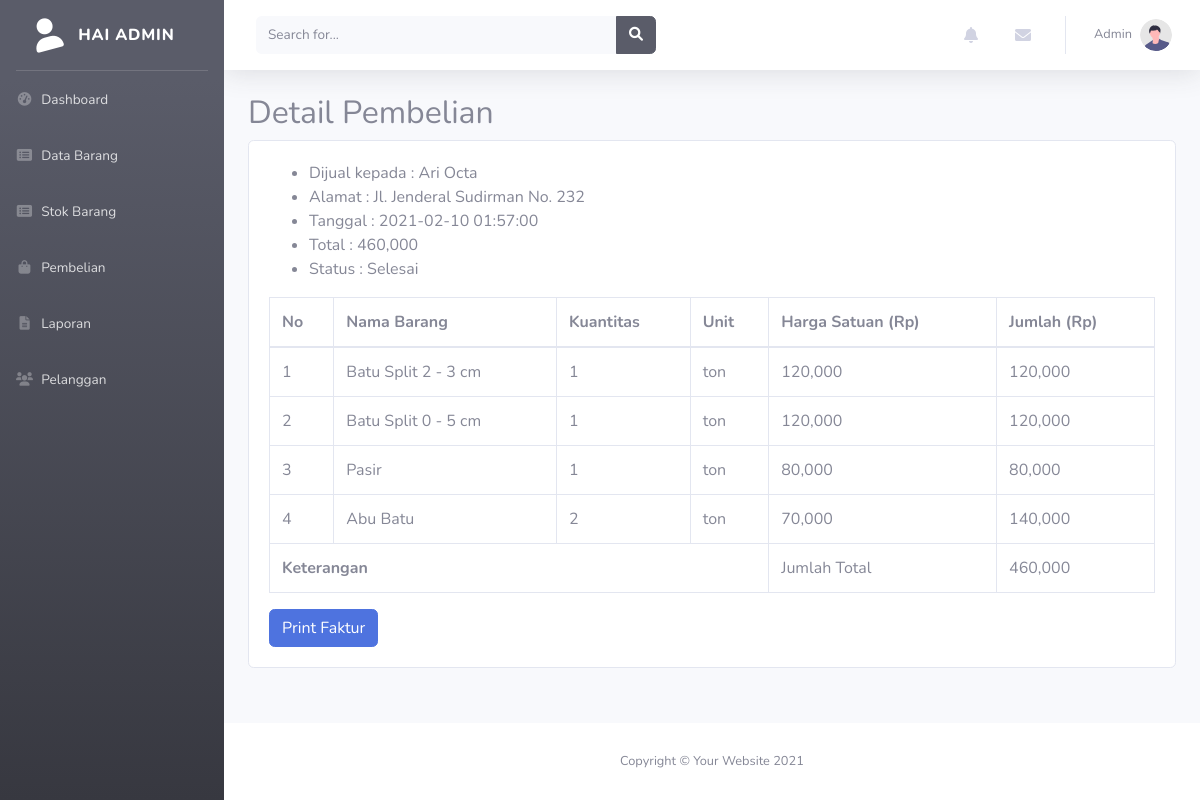
The page /admin/index.php?halaman=detail&id=9 (signed in) on the database its author committed.
### tables this page shows
CREATE TABLE `pembelian` (
  `id_pembelian` int(11) NOT NULL,
  `id_pelanggan` int(11) DEFAULT NULL,
  `tanggal_pembelian` datetime DEFAULT NULL,
  `total_pembelian` int(11) DEFAULT NULL,
  `tahun` year(4) DEFAULT NULL,
  `pembayaran` varchar(50) NOT NULL,
  `status` enum('Menunggu Konfirmasi','Dikirim','Selesai') NOT NULL
);

CREATE TABLE `pelanggan` (
  `id_pelanggan` int(11) NOT NULL,
  `username` varchar(50) NOT NULL DEFAULT '0',
  `nama_pelanggan` varchar(50) NOT NULL DEFAULT '0',
  `alamat_pelanggan` varchar(200) NOT NULL DEFAULT '0',
  `password` varchar(200) NOT NULL DEFAULT '0'
);

CREATE TABLE `pembelian_produk` (
  `id_pembelian_produk` int(11) NOT NULL,
  `id_pembelian` int(11) DEFAULT NULL,
  `id_produk` int(11) DEFAULT NULL,
  `jumlah` int(11) DEFAULT NULL
);

CREATE TABLE `produk` (
  `id_produk` int(11) NOT NULL,
  `nama_produk` varchar(50) NOT NULL DEFAULT '0',
  `unit` varchar(10) NOT NULL DEFAULT '0',
  `harga_produk` int(11) NOT NULL DEFAULT 0,
  `foto` varchar(50) NOT NULL DEFAULT '0'
);

### admin/detail.php (the view, shortened to what this page needs)
<?php
$result = mysqli_query($conn, "SELECT * FROM pembelian JOIN pelanggan ON pembelian.id_pelanggan=pelanggan.id_pelanggan WHERE pembelian.id_pembelian='$_GET[id]'");
$pembelian = [];
while( $row = mysqli_fetch_assoc($result) ) {
  $pembelian[] = $row;
}
?>
<h2>Detail Pembelian</h2>
<div class="card">
  <div class="card-body">
    <?php for($i = 0; $i < count($pembelian); $i++): ?>
        <ul>
          <li>Dijual kepada : <?= $pembelian[$i]["nama_pelanggan"] ?></li>
          <li>Alamat : <?= $pembelian[$i]["alamat_pelanggan"] ?></li>
          <li>Tanggal : <?= $pembelian[$i]["tanggal_pembelian"] ?></li>
          <li>Total : <?= number_format($pembelian[$i]["total_pembelian"]) ?></li>
          <li>Status : <?= $pembelian[$i]["status"] ?></li>
          <?php $status = $pembelian[$i]["status"]; ?>
          <?php $total = $pembelian[$i]["total_pembelian"]; ?>
        </ul>
    <?php endfor; ?>
    <table class="table table-bordered" id="dataTable" width="100%" cellspacing="0">
        <thead>
          <tr>
            <th>No</th>
            <th>Nama Barang</th>
            <th>Kuantitas</th>
            <th>Unit</th>
            <th>Harga Satuan (Rp)</th>
            <th>Jumlah (Rp)</th>
          </tr>
        </thead>
          <?php
            $result = mysqli_query($conn, "SELECT * FROM pembelian_produk JOIN produk ON pembelian_produk.id_produk=produk.id_produk WHERE pembelian_produk.id_pembelian='$_GET[id]'");
            $pembelian = [];
            while( $row = mysqli_fetch_assoc($result) ) {
              $pembelian[] = $row;
            }
          ?>
        <tbody>
          <?php for($i = 0; $i < count($pembelian); $i++): ?>
            <tr>
              <td><?= 1 + $i?></td>
              <td><?= $pembelian[$i]["nama_produk"] ?></td>
              <td><?= $pembelian[$i]["jumlah"] ?></td>
              <td><?= $pembelian[$i]["unit"] ?></td>
              <td><?= number_format($pembelian[$i]["harga_produk"]) ?></td>
              <td><?= number_format($pembelian[$i]["jumlah"] * $pembelian[$i]["harga_produk"]) ?></td>
            </tr>
          <?php endfor; ?>
          <tr>
            <td colspan="4"><b>Keterangan<b></td>
            <td>Jumlah Total</td>
            <td><?= number_format($total) ?></td>
          </tr>
        </tbody>
      </table>
      <?php if($status == "Selesai") { ?>
      <a href="print_faktur.php?id=<?= $_GET['id'] ?>" class="btn btn-primary">Print Faktur</a>
      <?php } ?>
  </div>
</div>

### rows shown on the page
pembelian: id_pelanggan.nama_pelanggan "Ari Octa", id_pelanggan.alamat_pelanggan "Jl. Jenderal Sudirman No. 232", tanggal_pembelian "2021-02-10 01:57:00", total_pembelian "460,000", status "Selesai"
pembelian_produk: id_produk.nama_produk "Batu Split 2 - 3 cm", jumlah "1", id_produk.unit "ton", id_produk.harga_produk "120,000", $pembelian[$i]['jumlah']*$pembelian[$i]['harga_produk'] "120,000"
pembelian_produk: id_produk.nama_produk "Batu Split 0 - 5 cm", jumlah "1", id_produk.unit "ton", id_produk.harga_produk "120,000", $pembelian[$i]['jumlah']*$pembelian[$i]['harga_produk'] "120,000"
pembelian_produk: id_produk.nama_produk "Pasir", jumlah "1", id_produk.unit "ton", id_produk.harga_produk "80,000", $pembelian[$i]['jumlah']*$pembelian[$i]['harga_produk'] "80,000"
pembelian_produk: id_produk.nama_produk "Abu Batu", jumlah "2", id_produk.unit "ton", id_produk.harga_produk "70,000", $pembelian[$i]['jumlah']*$pembelian[$i]['harga_produk'] "140,000"
